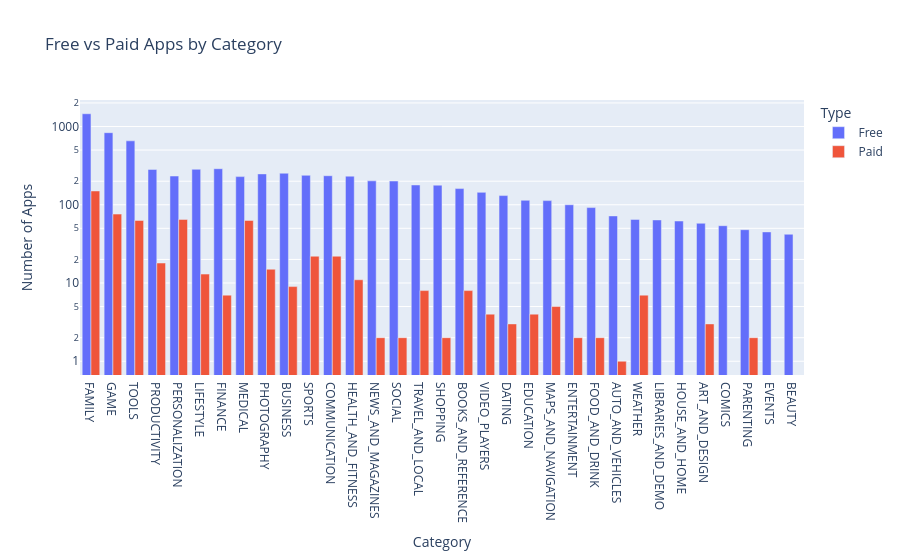

Notebook code for this chart:
### Markdown cell above
A grouped bar chart — one bar per type per category — ordered by total app count descending. The free/paid ratio is immediately visible for each category.

### Code cell
g_bar = px.bar(df_free_vs_paid,
                x='Category',
                y='App',
                title='Free vs Paid Apps by Category',
                color='Type',
                barmode='group')
    
g_bar.update_layout(xaxis_title='Category',
                    yaxis_title='Number of Apps',
                    xaxis={'categoryorder':'total descending'},
                    yaxis=dict(type='log'))
    


g_bar.write_image('../../plots/free_vs_paid_bar.png', scale=2)
g_bar.show()

### Figure 1 — Plotly figure (JSON) as saved in the notebook; plotly's stock layout.template omitted (floating-point values rounded to 4 significant figures)
{"data": [{"alignmentgroup": "True", "hovertemplate": "Type=Free<br>Category=%{x}<br>App=%{y}<extra></extra>", "legendgroup": "Free", "marker": {"color": "#636efa", "pattern": {"shape": ""}}, "name": "Free", "offsetgroup": "Free", "orientation": "v", "showlegend": true, "textposition": "auto", "type": "bar", "x": ["ART_AND_DESIGN", "AUTO_AND_VEHICLES", "BEAUTY", "BOOKS_AND_REFERENCE", "BUSINESS", "COMICS", "COMMUNICATION", "DATING", "EDUCATION", "ENTERTAINMENT", "EVENTS", "FAMILY", "FINANCE", "FOOD_AND_DRINK", "GAME", "HEALTH_AND_FITNESS", "HOUSE_AND_HOME", "LIBRARIES_AND_DEMO", "LIFESTYLE", "MAPS_AND_NAVIGATION", "MEDICAL", "NEWS_AND_MAGAZINES", "PARENTING", "PERSONALIZATION", "PHOTOGRAPHY", "PRODUCTIVITY", "SHOPPING", "SOCIAL", "SPORTS", "TOOLS", "TRAVEL_AND_LOCAL", "VIDEO_PLAYERS", "WEATHER"], "xaxis": "x", "y": [58, 72, 42, 161, 253, 54, 235, 131, 114, 100, 45, 1456, 289, 92, 834, 232, 62, 64, 284, 113, 229, 202, 48, 233, 248, 283, 178, 201, 238, 656, 179, 144, 65], "yaxis": "y"}, {"alignmentgroup": "True", "hovertemplate": "Type=Paid<br>Category=%{x}<br>App=%{y}<extra></extra>", "legendgroup": "Paid", "marker": {"color": "#EF553B", "pattern": {"shape": ""}}, "name": "Paid", "offsetgroup": "Paid", "orientation": "v", "showlegend": true, "textposition": "auto", "type": "bar", "x": ["ART_AND_DESIGN", "AUTO_AND_VEHICLES", "BOOKS_AND_REFERENCE", "BUSINESS", "COMMUNICATION", "DATING", "EDUCATION", "ENTERTAINMENT", "FAMILY", "FINANCE", "FOOD_AND_DRINK", "GAME", "HEALTH_AND_FITNESS", "LIFESTYLE", "MAPS_AND_NAVIGATION", "MEDICAL", "NEWS_AND_MAGAZINES", "PARENTING", "PERSONALIZATION", "PHOTOGRAPHY", "PRODUCTIVITY", "SHOPPING", "SOCIAL", "SPORTS", "TOOLS", "TRAVEL_AND_LOCAL", "VIDEO_PLAYERS", "WEATHER"], "xaxis": "x", "y": [3, 1, 8, 9, 22, 3, 4, 2, 150, 7, 2, 76, 11, 13, 5, 63, 2, 2, 65, 15, 18, 2, 2, 22, 63, 8, 4, 7], "yaxis": "y"}], "layout": {"barmode": "group", "legend": {"title": {"text": "Type"}, "tracegroupgap": 0}, "title": {"text": "Free vs Paid Apps by Category"}, "xaxis": {"anchor": "y", "categoryorder": "total descending", "domain": [0, 1], "title": {"text": "Category"}}, "yaxis": {"anchor": "x", "domain": [0, 1], "title": {"text": "Number of Apps"}, "type": "log"}}}
